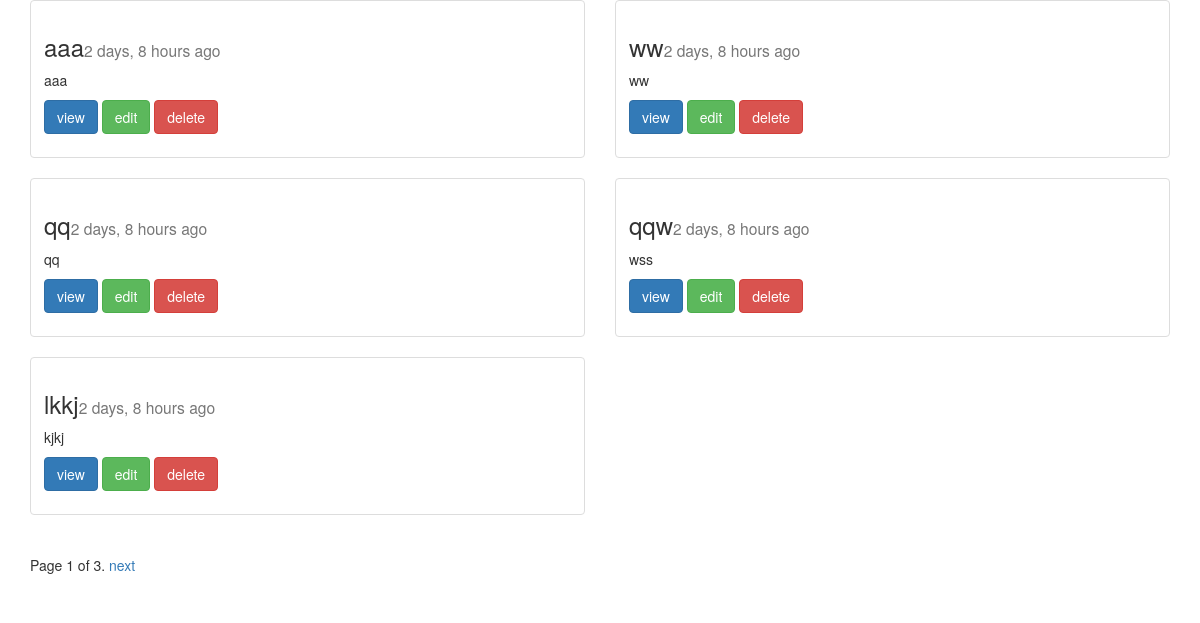
/posts/list/, run on an earlier commit of the app's database.
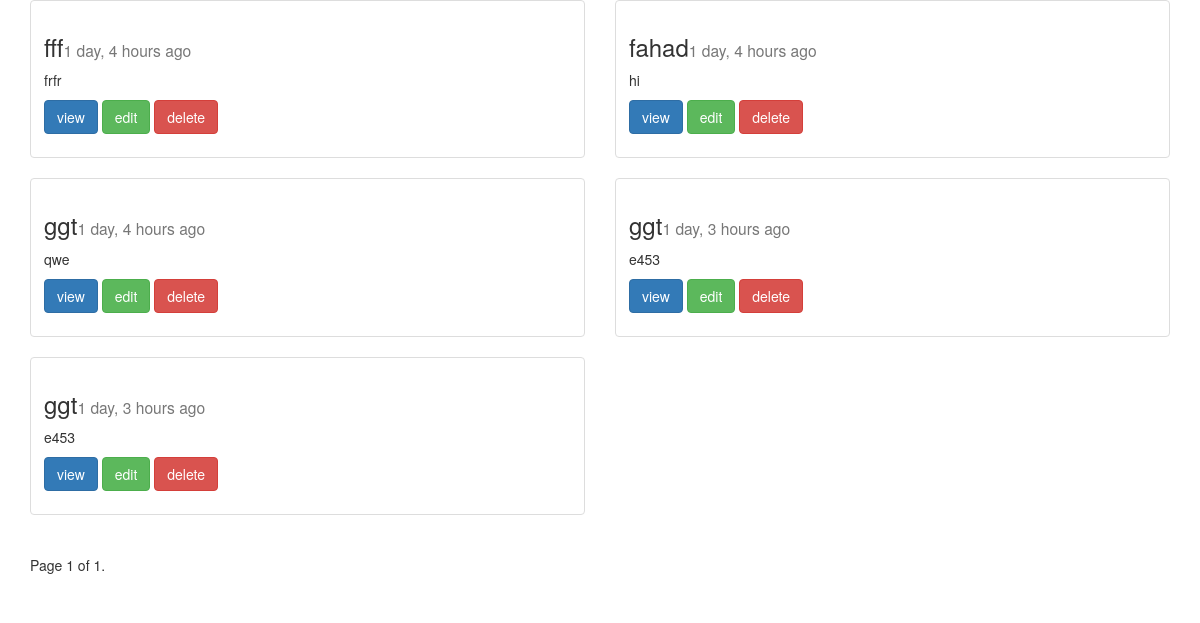
And on a later commit of the database.
### posts/models.py (models this page shows, shortened)
class Post(models.Model):
	title = models.CharField(max_length=255)
	image = models.ImageField(upload_to="blog_images", null=True, blank=True)
	content = models.TextField()
	updated = models.DateTimeField(auto_now=True, auto_now_add=False)
	timestamp = models.DateTimeField(auto_now=False, auto_now_add=True)
	def get_absolute_url(self):
		return reverse("posts:detail", kwargs={"post_id": self.id})

### posts/views.py (the view)
def post_list(request):
    object_list = Post.objects.all()#.order_by("-timestamp", "-updated")
    paginator = Paginator(object_list, 5) # Show 25 contacts per page
    page = request.GET.get('page')
    try:
        objects = paginator.page(page)
    except PageNotAnInteger:
        objects = paginator.page(1)
    except EmptyPage:
        objects = paginator.page(paginator.num_pages)
    context = {
    "title": "List",
    "object_list": objects
    }
    return render(request, 'post_list.html', context)

### posts/templates/post_list.html (shortened to what this page needs)
{% extends "base.html" %}
{% block content %}
<div class="row">
{% for x in object_list %}
	<div class="col-sm-6">
    	<div class="thumbnail">
     	 	<div class="caption">
       	 		<h3>{{x.title}}<small>{{x.timestamp|timesince}} ago</small></h3>
        		<p>{{x.content|linebreaks|truncatechars:10}}</p>
       	    	<p>
        			<a href="{{x.get_absolute_url}}" class="btn btn-primary">view</a>
        			<a href="{% url 'posts:update' post_id=x.id %}" class="btn btn-success">edit</a>
        			<a href="{% url 'posts:delete' post_id=x.id %}" class="btn btn-danger">delete</a>
				</p>
  			</div>
		</div>
	</div>
{% endfor %}
</div>
<div class="pagination">
    <span class="step-links">
        <span class="current">
            Page {{ object_list.number }} of {{ object_list.paginator.num_pages }}.
        </span>
        {% if object_list.has_next %}
            <a href="?page={{ object_list.next_page_number }}">next</a>
        {% endif %}
    </span>
</div>
{% endblock content %}

What changed in the data, as far as the page shows it:
removed Post: title "aaa", timestamp "2 days, 8 hours", content "aaa"
removed Post: title "ww", timestamp "2 days, 8 hours", content "ww"
removed Post: title "qq", timestamp "2 days, 8 hours", content "qq"
removed Post: title "qqw", timestamp "2 days, 8 hours", content "wss"
removed Post: title "lkkj", timestamp "2 days, 8 hours", content "kjkj"
now on this page (row unchanged): Post: title "fff", timestamp "1 day, 4 hours", content "frfr"
now on this page (row unchanged): Post: title "fahad", timestamp "1 day, 4 hours", content "hi"
now on this page (row unchanged): Post: title "ggt", timestamp "1 day, 4 hours", content "qwe"
now on this page (row unchanged): Post: title "ggt", timestamp "1 day, 3 hours", content "e453"
now on this page (row unchanged): Post: title "ggt", timestamp "1 day, 3 hours", content "e453"
Also different on the page:
{{ object_list.paginator.num_pages }}: "3" → "1"
text no longer shown: "next"
